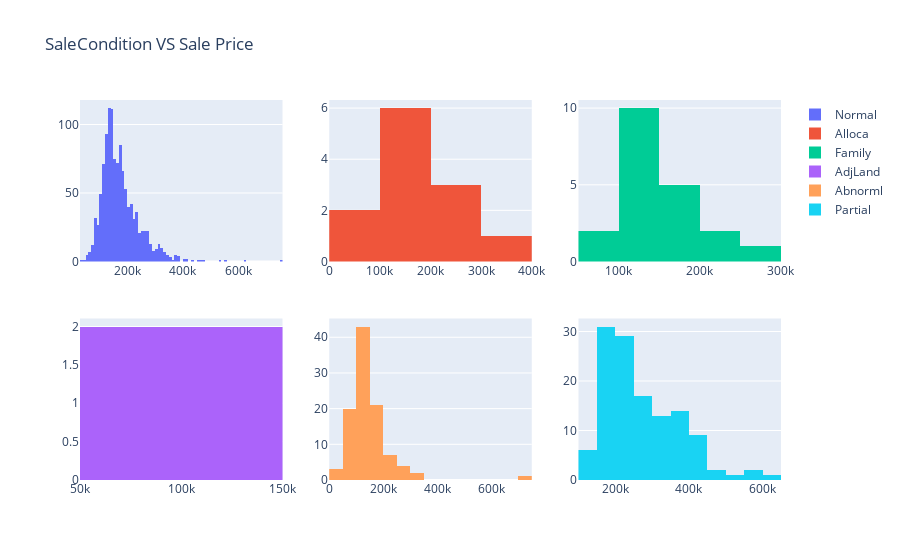

This figure's notebook cell:
### Markdown cell above
# SaleCondition VS Sale Price

### Code cell
Sale_condition = set(train_data['SaleCondition'])
fig = make_subplots(2,3)
rows= list(range(2, 0, -1))
cols = list(range(3, 0, -1))
combination= list(itertools.product(rows, cols))
for i in Sale_condition:    
    dat = train_data[train_data['SaleCondition']==i]
    dat2 = dat[['SaleCondition','SalePrice']]
    a=combination.pop()
    r =  a[0]
    c =  a[1]
    y= dat2['SaleCondition']
    x= dat2['SalePrice']
    fig.add_trace(go.Histogram(x = x ,name = i), row = r, col =c)
fig.update_layout(title_text="SaleCondition VS Sale Price")
fig
